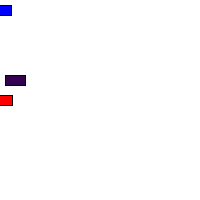
Frame 1 (no input)
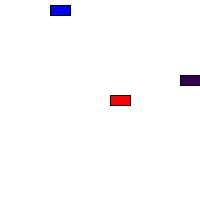
Frame 60 (the mouse pressed at the canvas centre just before this capture)
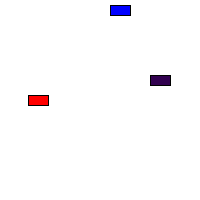
Frame 120 (the mouse held since frame 60 and released just before this capture)

The Processing sketch that drew these frames (run headless with seeded random() and noise(); from frame 60 on, the mouse is pressed at the canvas centre):

// Processing sketch: processing_116895
// ── processing_116895.pde

Car myCar1;
Car myCar2;
Car myCar3;

void setup() {
  size(200,200);
  // Parameters go inside the parentheses when the object is constructed.
  myCar1 = new Car(color(255,0,0),0,100,2); 
  myCar2 = new Car(color(0,0,255),0,10,1);
  myCar3 = new Car(color(50,1,80),5,80,10);
  
}

void draw() {
  background(255);
  myCar1.drive();
  myCar1.display();
  myCar2.drive();
  myCar2.display();
  myCar3.drive();
  myCar3.display();
  
}

// Even though there are multiple objects, we still only need one class. 
// No matter how many cookies we make, only one cookie cutter is needed.
class Car { 
  color c;
  float xpos;
  float ypos;
  float xspeed;

  // The Constructor is defined with arguments.
  Car(color tempC, float tempXpos, float tempYpos, float tempXspeed) { 
    c = tempC;
    xpos = tempXpos;
    ypos = tempYpos;
    xspeed = tempXspeed;
  }

  void display() {
    stroke(0);
    fill(c);
    rectMode(CENTER);
    rect(xpos,ypos,20,10);
  }

  void drive() {
    xpos = xpos + xspeed;
    if (xpos > width) {
      xpos = 0;
    }
  }
}
